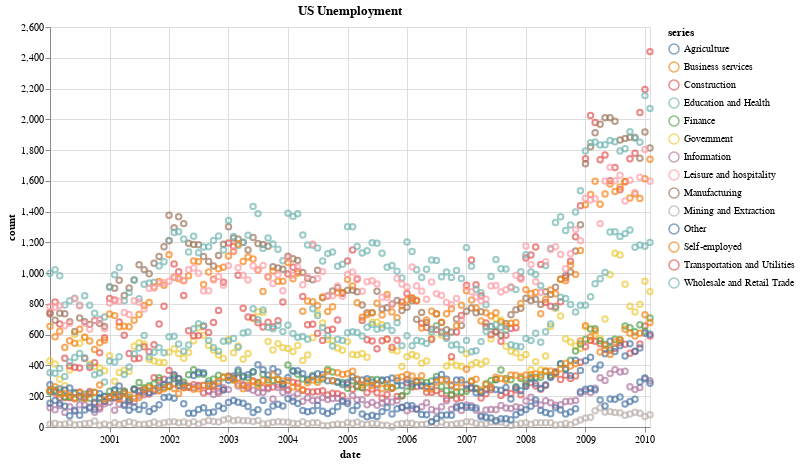

Notebook cell for this chart:
### Code cell
'''color of the data points to represent the sector information'''
alt.Chart(unemployment_data, height = 400, width = 600)\
    .mark_point() \
    .encode(x= 'date',
     y = 'count',
     color = 'series')\
    .properties(title='US Unemployment')

### Figure 1 — Vega-Lite specification as saved in the notebook (floating-point values rounded to 4 significant figures; data arrays with more than 128 entries replaced by an {"elided": "..."} marker saying what was removed)
{"$schema": "https://vega.github.io/schema/vega-lite/v4.8.1.json", "config": {"view": {"continuousHeight": 300, "continuousWidth": 400}}, "data": {"name": "data-a71f9e9ca817f78977ff8b6ad06fdab9"}, "datasets": {"data-a71f9e9ca817f78977ff8b6ad06fdab9": {"elided": "1708 records"}}, "encoding": {"color": {"field": "series", "type": "nominal"}, "x": {"field": "date", "type": "temporal"}, "y": {"field": "count", "type": "quantitative"}}, "height": 400, "mark": "point", "title": "US Unemployment", "width": 600}
